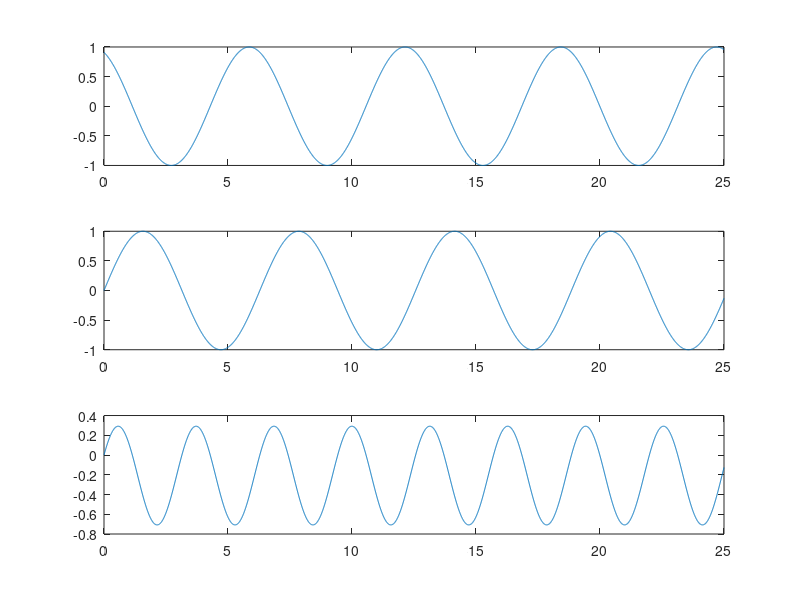

MATLAB code for this plot:
% Ferry Chandra - 110402092 - TP No 9

% Inisialisasi Variabel
f1  = 3;
f2  = 4;
T   = 150;
t   = 0:1/T:25;

% Inisialiasi Fungsi Sinyal
y1 = sin(2+t);
y2 = sin(t);
y3 = y1.*y2;

% Plotting
subplot(3,1,1); plot(t,y1);
subplot(3,1,2); plot(t,y2);
subplot(3,1,3); plot(t,y3);
